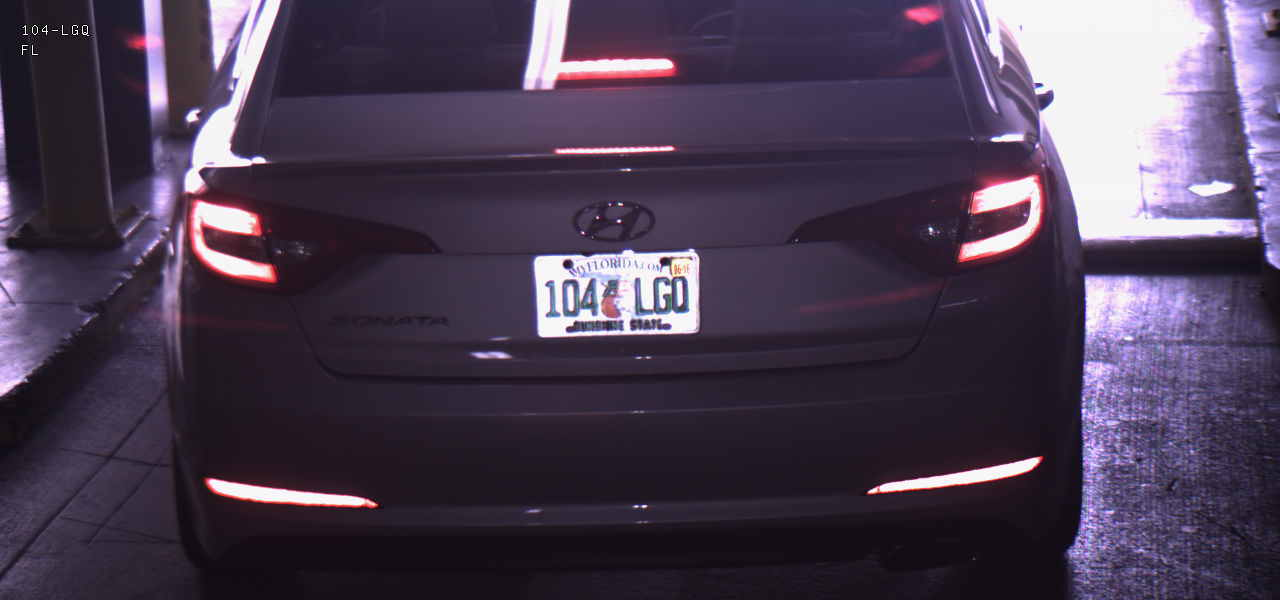
%> input picture in_img/quercus/104LGQ.jpg, 1280 x 600 px; its folder holds only this picture in this run
$ octave level2.m   (GNU Octave 9; MATLAB toolbox functions it lacks are replaced by stand-ins)
%> lines starting %> are read from the running program, lines starting %| are printed output that depends on the picture
teamplates = load_teamplates("../in_img/teamplates/level2/");

in_images = load_in_images("../in_img/quercus/");

show_images = false; % Set to true to see each image and it's binarization
save_images = true; % Set to true to save each image and it's binarization

results = zeros(1, 7); %Number of correct matches, first element 0 matches, second element 1 match ...

%Process images
for key = keys(in_images)
    % Get ground truth, name of .png
    plate = char(key);
    n_elem_detected = process_image(in_images(plate), plate, teamplates, show_images, save_images);
% [28 lines not run here, left out]
function in_images = load_in_images(in_images_root_path)
%> called with in_images_root_path = '../in_img/quercus/'
    names = ls(in_images_root_path+"*.jpg");

    in_images = containers.Map();

    for n = 1 : height(names)
        elem = names(n, 1:6);
        in_images(elem) = imread(in_images_root_path+elem+".jpg");
    end
end

function teamplates = load_teamplates(teamplates_root_path)
    teamplate_names = ls(teamplates_root_path+"*.png");

    teamplates = containers.Map();

    for n = 1 : height(teamplate_names)
        elem = teamplate_names(n);
        teamplates(elem) = imread(teamplates_root_path+elem+".png");
        if size(teamplates(elem), 3) == 3
            teamplates(elem) = logical(rgb2gray(teamplates(elem)));
        end
    end

end


function n_elem_detected = process_image(src, ground_truth, teamplates, show_images, save_images)
    bw = get_plate(src);

    if show_images
        figure,imshow(bw);
    end

    if save_images
        imwrite(bw, "../out_img/level2/"+ground_truth+".png")
    end

    [n_elem_detected, detected_plate] = check_plate(bw, ground_truth, teamplates);
end

function roi = get_plate(src)
    objective_ratio = 2;
    plate_area = 15931;

    min_area = plate_area * (3/5);
    max_area = plate_area * (7/5);

    min_white_ratio = 0.60;
    max_white_ratio = 0.90;

    best_ratio = objective_ratio * 2;
    bestbb = [0,0,0,0];

    imgray = rgb2gray(src);
    bw = imbinarize(imgray, 'adaptive');
    props = regionprops(bw, 'BoundingBox');

    %Find best bounding box
    for n = 1:numel(props)
        %Get bb
        bb = floor(props(n).BoundingBox);
        %Compute area
        area = bb(3) * bb(4);

        %Crop original image with bounding box
        croped = imcrop(src, bb);

        %Hist equalization
        croped = histeq(croped);

        %Light filter
        hsv_img = rgb2hsv(croped);
        [h,s,v] = imsplit(hsv_img);
        v = v > 0.30;

        %Count white
        white_pixels = sum(v(:));
        white_ratio = white_pixels / area;

        if bb(3) > bb(4) && area > min_area && area < max_area && white_ratio > min_white_ratio && white_ratio < max_white_ratio
            %Aspect ratio
            ratio = bb(3)/bb(4);
            diff = abs(objective_ratio - ratio);
            if diff < best_ratio
                best_ratio = diff;
                bestbb = bb;
            end
        end
    end

    %Bounding box found
    if sum(bestbb(:)) ~= 0
        bw = ~bw;
        roi = imcrop(bw, bestbb);

        % Filter orange stuff
        color = imcrop(src, bestbb);
        orange = orange_filter(color);
        filtered = roi & ~orange;

        % Fix size of image
        roi = imresize(filtered, [90, 180]);
    else
        bw = ~bw;
        roi = bw;
    end

end

function dst = orange_filter(src_img)
    hsv_img = rgb2hsv(src_img);
    [h,s,v] = imsplit(hsv_img);
    low = (0/360 < h & h < 60/360) & (0/255 < s & s < 255/255) & (0/255 < v & v < 255/255);
    high = (270/360 < h & h < 360/360) & (0/255 < s & s < 255/255) & (0/255 < v & v < 255/255);
    dst = low | high;
end

%IN:
%   - Full image
%   - String with the correct answer
%   - Teamplates
%OUT:
%   - Nelem sucesfully classified
%   - String with plate detected
function [n_elem_detected, detected_plate] = check_plate(bw_img, ground_truth, teamplates)
    n_elem_detected = 0;
    detected_plate = "";

    match_vals = containers.Map();
    match_x = containers.Map();

    part_teamplates_names = keys(teamplates);
    part_teamplates_imgs = values(teamplates);


    for n = 1 : length(teamplates)
        teamplate_name = part_teamplates_names{n};
        part_img = part_teamplates_imgs{n};

        [max_val, x_peak, y_peak] = correlate_element(bw_img, part_img);

        match_vals(teamplate_name) = max_val;
        match_x(teamplate_name) = x_peak;
    end

    correlations = get_6_max_correlations(match_vals);

    %Get the x_value for the correlations
    letters = keys(correlations);
    max_xs = values(match_x, letters);

    x_values = zeros(1, 6);

    %Get just one val for x_values
    for n = 1 : 6
        x_values(n) = max_xs{1,n}(1);
    end

    letters_x_map = containers.Map(letters, x_values);

    %Sort keys by x_value, this way we have the order of the matches to get
    %the score
    k = letters_x_map.keys;
    v = letters_x_map.values;

    [sorted_values, sort_idx] = sort(cell2mat(v));
    sorted_keys = k(sort_idx);

    for n = 1 : 6
        detected_plate = detected_plate + string(sorted_keys(n));
        if char(sorted_keys(n)) == ground_truth(n)
            n_elem_detected = n_elem_detected + 1;
        end
    end

end

%IN:
%   - Map with key detected element name, value correlation value
%OUT:
%   - Unordered map of the max 6 correlations, key name of element detected, 'T' and value best correlation value
function dst = get_6_max_correlations(correlations)
    k = correlations.keys;
    v = correlations.values;

    [sorted_values, sort_idx] = sort(cell2mat(v), 'descend');
    sorted_keys = k(sort_idx);

    dst = containers.Map();

    for n = 1 : 6
%> (the run ends here)

$ run again, on in_img/quercus/357LYZ.jpg
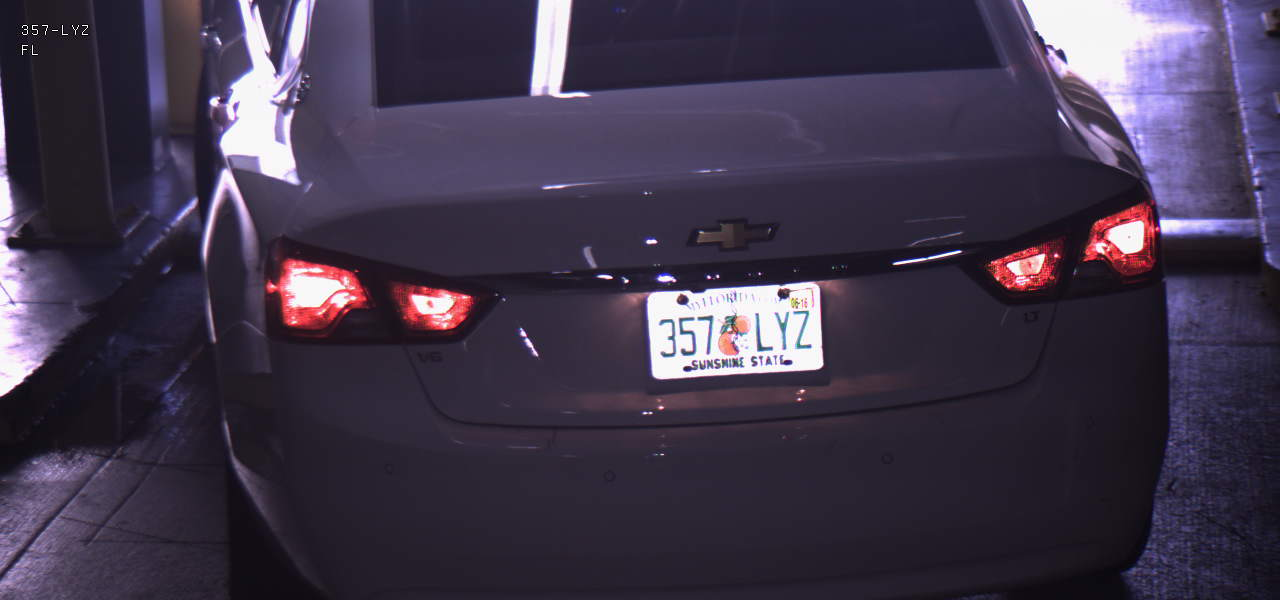
%> input picture in_img/quercus/357LYZ.jpg, 1280 x 600 px

$ run again, on in_img/quercus/397TMI.jpg
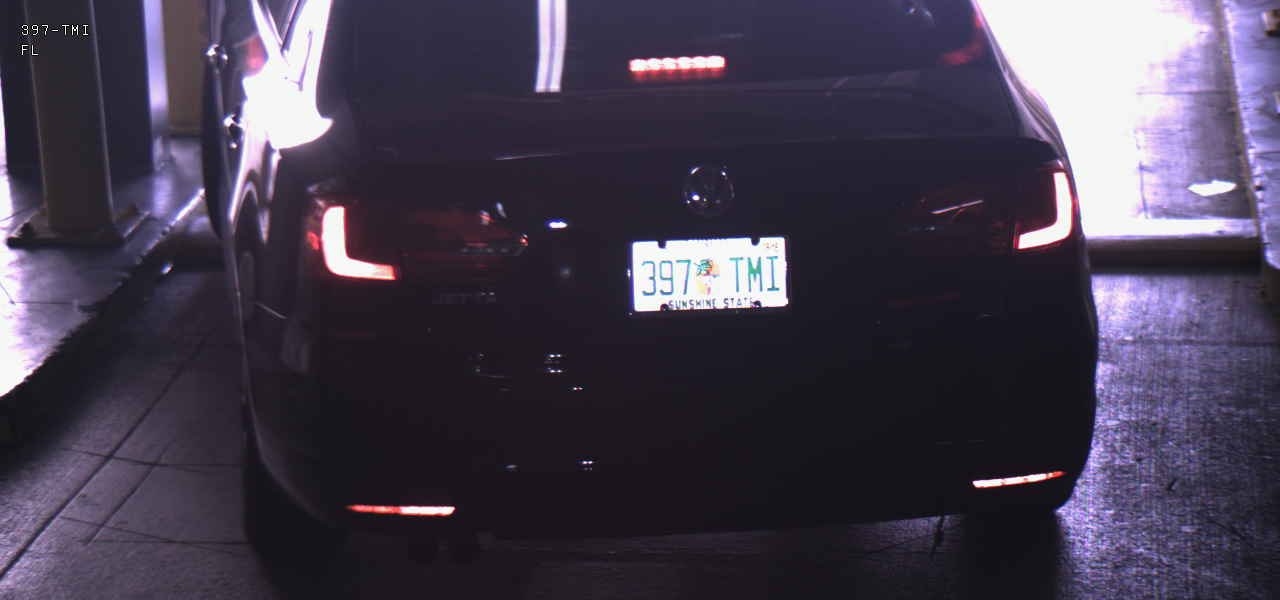
%> input picture in_img/quercus/397TMI.jpg, 1280 x 600 px
